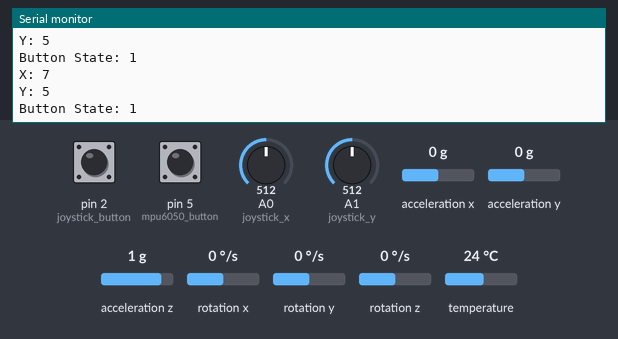
Bench run of a sketch on a simulated Arduino Uno, built with avr-gcc and run on an emulated ATmega328P. On the bench: the last lines printed to the serial monitor. The inputs (shaded band) are chosen by the test bench; at power-on: pin 5 (mpu6050_button) HIGH, acceleration x 0 g, acceleration y 0 g, pin 2 (joystick_button) HIGH, A0 (joystick_x) = 512, A1 (joystick_y) = 512, acceleration z 1 g, rotation x 0 °/s, rotation y 0 °/s, rotation z 0 °/s, temperature 24 °C. No radio packets arrive unless stated.

Above: at 1.2 s.
1.3 s: pin 5 (mpu6050_button) pulled LOW for 0.15 s
4.4 s: acceleration x set to -1.4 g
At 5.41 s:
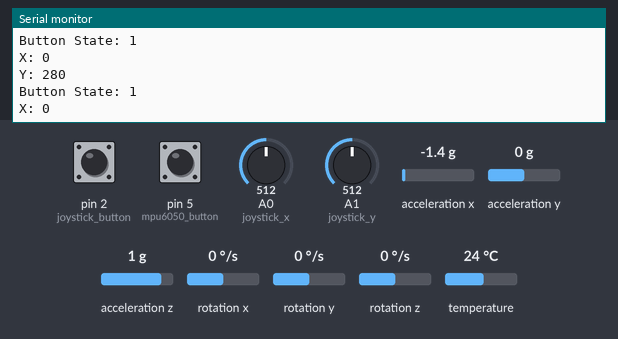
5.9 s: acceleration x set to 0.1 g
At 8.86 s:
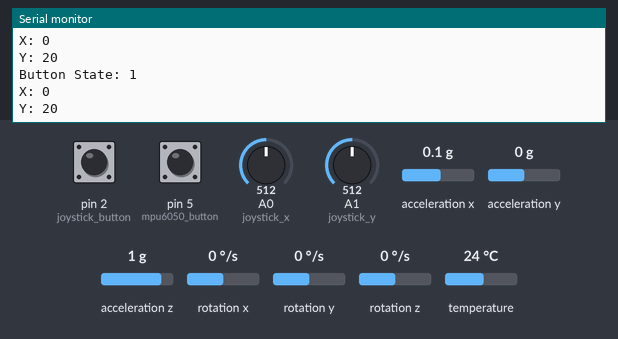
8.9 s: acceleration y set to -1.4 g
At 8.97 s:
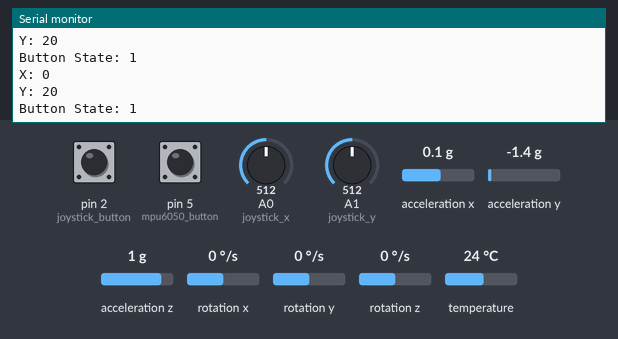
Timing chart, 0 to 11.4 s (numbered marks = the images above; inputs shaded):
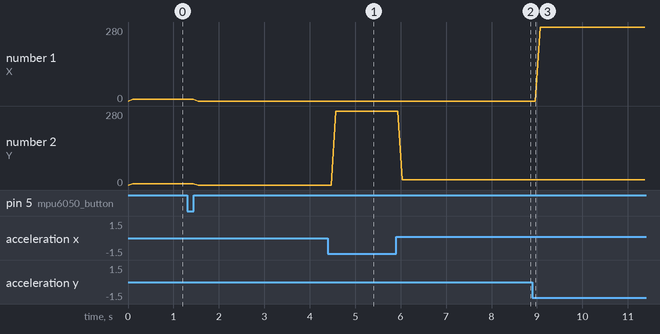

Measured:
- after the input at 4.4 s, the serial monitor: prints a new line after 0.17 s (image 1)
- after the input at 5.9 s, the serial monitor: prints a new line after 0.14 s (image 2)
- plotted number 2: 0 → 280 after the input at 4.4 s, 280 → 20 after the input at 5.9 s

The sketch:

transmitter.ino
```cpp
#include <nRF24L01.h>
#include <RF24.h>
#include "Coordinate.h"

//MPU6050
#include <Adafruit_MPU6050.h>
#include <Adafruit_Sensor.h>

Adafruit_MPU6050 mpu;


// Init joystick pins
const int joystick_x = A0;
const int joystick_y = A1;
const int joystick_button = 2;

// Init joystick variables
int x_axis = 0;
int y_axis = 0;
int joystick_button_state = 0;
uint8_t joystick_orientation = 1;

//Joystick x and y axis offset
int x_axis_center_offset = 266; // 256+10 center+offset
int y_axis_center_offset = 249; // 256-7  center-offset

//Joystick direction max value factoring offset
int x_axis_right_max_value = 245;
int x_axis_left_max_value = 265;
int y_axis_forward_max_value = 249;
int y_axis_backwards_max_value = 262;

//Motor settings
uint8_t *motor_p;
uint8_t motorcontrols[4] = {};
uint8_t motor_maxspeed = 200;

//Init MPU6050 pins
const int mpu6050_button = 5;

// MPU6050 Button
int mpu6050_button_state = HIGH;
int mpu6050_last_button_state = HIGH;
int mpu6050_current_button_state = 1;
boolean mpu6050_on = false; //Start with mpu6050 off by default

// Debounce for MPU6050
unsigned long lastDebounceTime = 0;
unsigned long debounceDelay = 50;

//MPU6050 axis controls
uint8_t mpu6050_x_axis = 0;
uint8_t mpu6050_y_axis = 0;
uint8_t mpu6050_orientation = 2;
float mpu6050_max_value = 9.8;

//create an RF24 object
RF24 radio(9, 8);  // CE, CSN

//create coordinate object
Coordinate coordinate(0, 0); //X, Y

//address through which two modules communicate.
const byte address[6] = "00001";

void mpu6050_init(void){
  if (!mpu.begin()) {
    Serial.println("Failed to find MPU6050 chip");
    while (1) {
      delay(10);
    }
  }
}

void mpu6050_config(void) {
  // set accelerometer range to +-8G
  mpu.setAccelerometerRange(MPU6050_RANGE_8_G);

  // set gyro range to +- 500 deg/s
  mpu.setGyroRange(MPU6050_RANGE_500_DEG);

  // set filter bandwidth to 21 Hz
  mpu.setFilterBandwidth(MPU6050_BAND_21_HZ);
}

void RF24_init(void) {
  radio.begin();
  radio.setChannel(106);
  radio.setPALevel(RF24_PA_MIN);

  //set the address
  radio.openWritingPipe(address);

  //Set module as transmitter
  radio.stopListening();
}

void set_pinmode(void) {
  //Joystick pinmode
  pinMode(joystick_x, INPUT);
  pinMode(joystick_y, INPUT);
  pinMode(joystick_button, INPUT_PULLUP);

  //MPU6050 button pinmode
  pinMode(mpu6050_button, INPUT_PULLUP);
}

void setup()
{
  //Configure pinmode
  set_pinmode();

  //Initialize RF24
  RF24_init();

  //Init Serial
  Serial.begin(115200);

  //Init mpu6050
  mpu6050_init();

  //Configure the MPU6050
  mpu6050_config();


}
void loop()
{
  mpu6050_current_button_state = digitalRead(mpu6050_button);
  coordinate.debug();

// Checks if mpu6050 has been turned on
  if (mpu6050_on){
    //MPU 6050 sensors
    sensors_event_t a, g, temp;
    mpu.getEvent(&a, &g, &temp);
    coordinate.update_data(a.acceleration.x*100, a.acceleration.y*100);
    motor_p = coordinate.get_positional_data
    (
      motorcontrols,                // Array for values
      motor_maxspeed,               // Max speed
      mpu6050_max_value*100         // Set all max values for map
    );

  //Joystick
  } else if (!mpu6050_on) {
    x_axis = coordinate.convert_analog(analogRead(joystick_x), 1, x_axis_center_offset);
    y_axis = coordinate.convert_analog(analogRead(joystick_y), 0, y_axis_center_offset);

    joystick_button_state = digitalRead(joystick_button);

    coordinate.update_data(x_axis, y_axis, joystick_button_state);
    motor_p = coordinate.get_positional_data
    (
      motorcontrols,                // Array for values
      motor_maxspeed,               // Max speed
      1,                            // 1 to set individual values on each max map values.
      y_axis_forward_max_value,     // forward max
      y_axis_backwards_max_value,   // backwards max
      x_axis_right_max_value,       // right max
      x_axis_left_max_value         // left max
    );

  Serial.print("\n");

  }

  // Noise filtering
  if (mpu6050_button_state != mpu6050_last_button_state) {
    lastDebounceTime = millis();
  }

  // Debounce for MPU6050
  if ((millis() - lastDebounceTime) > debounceDelay) {
    if (mpu6050_current_button_state != mpu6050_button_state) {
      mpu6050_button_state = mpu6050_current_button_state;

      // Switch the mpu 6050 ON or OFF
      if (mpu6050_button_state == LOW) {
          mpu6050_on = !mpu6050_on;
          if (coordinate._orientation == mpu6050_orientation) {
             coordinate.set_orientation(joystick_orientation);
          } else {
            coordinate.set_orientation(mpu6050_orientation);
      }   }
    }
  }
  mpu6050_last_button_state = mpu6050_current_button_state;


  //Send message to receiver
  radio.write(&motorcontrols, sizeof(motorcontrols));

  delay(100); //60hz
}
```

Coordinate.cpp
```cpp
/*
    Sveinn Oli, G.
    Coordinate library used to interact with devices that return Coordinal data and gives directional control.
*/

#include "Arduino.h"
#include "Coordinate.h"

Coordinate::Coordinate(int x, int y, uint8_t orientation, bool button_state)
{
    _x = x;
    _y = y;
    _orientation = orientation;
    _button_state = button_state;
}

void Coordinate::set_orientation(uint8_t new_orientation) {
    _orientation = new_orientation;
}

void Coordinate::correct_orientation() {
    if (_orientation != 1) {
        // Axis is rotated 90° Clockwise
        if (_orientation == 2) {
            _x = _x*-1;
            _x = _x + _y;
            _y = _x - _y;
            _x = _x - _y;
        }
        // Axis is rotated 180°
        else if (_orientation == 3) {
            _x = _x*-1;
            _y = _y*-1;
        }
        // Axis is rotated 90° counterclockwise
        else if (_orientation == 4) {
            _x = _x + _y;
            _y = _x - _y;
            _x = _x - _y;
            _x = _x*-1;
        }
    }
}

void Coordinate::update_data(int new_x, int new_y, bool new_button_state) {
    _x = new_x;
    _y = new_y;
    _button_state = new_button_state;
}

void Coordinate::debug() {
  Serial.print("X: ");
  Serial.println(_x);
  Serial.print("Y: ");
  Serial.println(_y);
  Serial.print("Button State: ");
  Serial.println(_button_state);
}

int Coordinate::convert_analog(int analog_signal, uint8_t axis, int center) {
    // Y-axis
    if (axis == 0) {
        return ((analog_signal/2)-center)*-1;
    }
    // X-axis
    else if (axis == 1) {
        return ((analog_signal/2)-center);
    }

}

uint8_t* Coordinate::get_positional_data(uint8_t *arr, uint8_t to_max, int a_max, int f_max, int b_max, int r_max, int l_max ) {
    correct_orientation();
    //Forward
    if (_y >= 0) {
        _y = map(_y, 0, a_max*f_max, 0, to_max);
        arr[2] = 0;
        arr[0] = _y;
    }
    //Backwards
    else if (_y < 0) {
        _y = map(_y*-1, 0, a_max*b_max, 0, to_max);
        arr[2] = 1;
        arr[0] = _y;
    }

    //Right
    if (_x >= 0) {
        _x = map(_x, 0, a_max*r_max, 0, to_max);
        arr[3] = 0;
        arr[1] = _x;
    }
    //Left
    else if (_x < 0) {
        _x = map(_x*-1, 0, a_max*l_max, 0, to_max);
        arr[3] = 1;
        arr[1] = _x;
    }
    if (arr[0] > to_max) {
        arr[0] == to_max;
    }

    if (arr[1] > to_max) {
        arr[1] == to_max;
    }

    return arr;
}
```

Coordinate.h
```cpp
/*
    Sveinn Oli, G.
    Coordinate library used to interact with the Coordinate and return directional control.
*/

#ifndef Coordinate_h
#define Coordinate_h

#include "Arduino.h"


class Coordinate
{
    public:
        Coordinate(int x, int y, uint8_t orientation=1, bool button_state=true);
        void set_orientation(uint8_t orientation);
        void correct_orientation();
        void update_data(int new_x, int new_y, bool new_button_state=1);
        void debug();
        int convert_analog(int analog_signal, uint8_t axis, int center);
        uint8_t* get_positional_data(uint8_t *arr, uint8_t to_max=255, int a_max=255, int f_max=1, int b_max=1, int r_max=1, int l_max=1);
        uint8_t _orientation;
    private:
        int _x;
        int _y;
        int _button_state;

};

#endif
```
